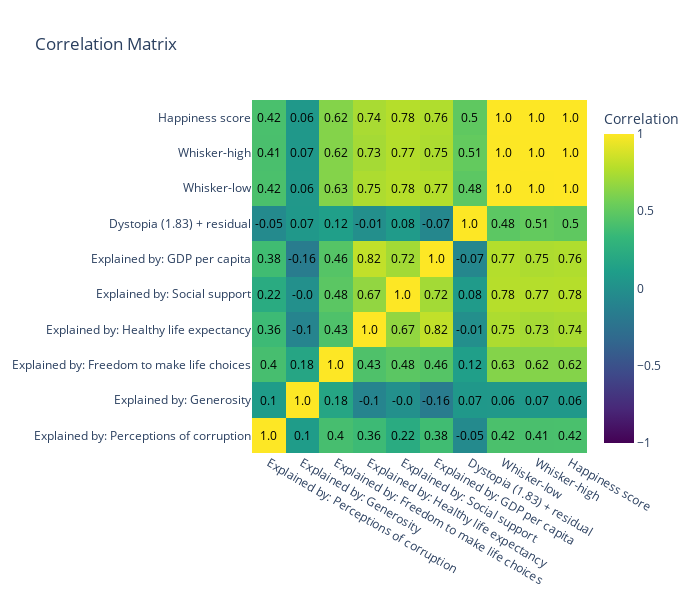

The code cell stored with this chart in its notebook:
### Code cell
# explore Pirson correlation for linear dependecies between variables. 
# Since Whisker's columns related to Happiness score all of these three variable have correlation 1
# in Furhter analysis for linear models 2 of them should be eliminated
utils.build_correlation_matrix(wh_df_2022)

### Figure 1 — Plotly figure (JSON) as saved in the notebook; plotly's stock layout.template omitted (floating-point values rounded to 4 significant figures)
{"data": [{"colorbar": {"title": {"text": "Correlation"}}, "colorscale": [[0, "#440154"], [0.1111, "#482878"], [0.2222, "#3e4989"], [0.3333, "#31688e"], [0.4444, "#26828e"], [0.5556, "#1f9e89"], [0.6667, "#35b779"], [0.7778, "#6ece58"], [0.8889, "#b5de2b"], [1, "#fde725"]], "hovertemplate": "Correlation: %{text}<extra></extra>", "showscale": true, "text": [[1, 1, 1, 0.5, 0.76, 0.78, 0.74, 0.62, 0.06, 0.42], [1, 1, 1, 0.51, 0.75, 0.77, 0.73, 0.62, 0.07, 0.41], [1, 1, 1, 0.48, 0.77, 0.78, 0.75, 0.63, 0.06, 0.42], [0.5, 0.51, 0.48, 1, -0.07, 0.08, -0.01, 0.12, 0.07, -0.05], [0.76, 0.75, 0.77, -0.07, 1, 0.72, 0.82, 0.46, -0.16, 0.38], [0.78, 0.77, 0.78, 0.08, 0.72, 1, 0.67, 0.48, 0, 0.22], [0.74, 0.73, 0.75, -0.01, 0.82, 0.67, 1, 0.43, -0.1, 0.36], [0.62, 0.62, 0.63, 0.12, 0.46, 0.48, 0.43, 1, 0.18, 0.4], [0.06, 0.07, 0.06, 0.07, -0.16, 0, -0.1, 0.18, 1, 0.1], [0.42, 0.41, 0.42, -0.05, 0.38, 0.22, 0.36, 0.4, 0.1, 1]], "type": "heatmap", "x": ["Happiness score", "Whisker-high", "Whisker-low", "Dystopia (1.83) + residual", "Explained by: GDP per capita", "Explained by: Social support", "Explained by: Healthy life expectancy", "Explained by: Freedom to make life choices", "Explained by: Generosity", "Explained by: Perceptions of corruption"], "y": ["Happiness score", "Whisker-high", "Whisker-low", "Dystopia (1.83) + residual", "Explained by: GDP per capita", "Explained by: Social support", "Explained by: Healthy life expectancy", "Explained by: Freedom to make life choices", "Explained by: Generosity", "Explained by: Perceptions of corruption"], "z": [[1, 0.9993, 0.9994, 0.499, 0.7637, 0.7779, 0.7403, 0.6248, 0.06378, 0.4162], [0.9993, 1, 0.9974, 0.5141, 0.7521, 0.7734, 0.7276, 0.6229, 0.06573, 0.4137], [0.9994, 0.9974, 1, 0.4838, 0.7738, 0.7813, 0.7515, 0.6259, 0.06182, 0.4182], [0.499, 0.5141, 0.4838, 1, -0.07342, 0.08361, -0.006886, 0.1177, 0.06692, -0.05108], [0.7637, 0.7521, 0.7738, -0.07342, 1, 0.7224, 0.8154, 0.4586, -0.1645, 0.3776], [0.7779, 0.7734, 0.7813, 0.08361, 0.7224, 1, 0.6668, 0.4805, -0.002339, 0.2234], [0.7403, 0.7276, 0.7515, -0.006886, 0.8154, 0.6668, 1, 0.4332, -0.09813, 0.3626], [0.6248, 0.6229, 0.6259, 0.1177, 0.4586, 0.4805, 0.4332, 1, 0.1768, 0.4025], [0.06378, 0.06573, 0.06182, 0.06692, -0.1645, -0.002339, -0.09813, 0.1768, 1, 0.09611], [0.4162, 0.4137, 0.4182, -0.05108, 0.3776, 0.2234, 0.3626, 0.4025, 0.09611, 1]], "zmax": 1, "zmin": -1}], "layout": {"annotations": [{"font": {"color": "black", "size": 12}, "showarrow": false, "text": "1.0", "x": "Happiness score", "xref": "x", "y": "Happiness score", "yref": "y"}, {"font": {"color": "black", "size": 12}, "showarrow": false, "text": "1.0", "x": "Whisker-high", "xref": "x", "y": "Happiness score", "yref": "y"}, {"font": {"color": "black", "size": 12}, "showarrow": false, "text": "1.0", "x": "Whisker-low", "xref": "x", "y": "Happiness score", "yref": "y"}, {"font": {"color": "black", "size": 12}, "showarrow": false, "text": "0.5", "x": "Dystopia (1.83) + residual", "xref": "x", "y": "Happiness score", "yref": "y"}, {"font": {"color": "black", "size": 12}, "showarrow": false, "text": "0.76", "x": "Explained by: GDP per capita", "xref": "x", "y": "Happiness score", "yref": "y"}, {"font": {"color": "black", "size": 12}, "showarrow": false, "text": "0.78", "x": "Explained by: Social support", "xref": "x", "y": "Happiness score", "yref": "y"}, {"font": {"color": "black", "size": 12}, "showarrow": false, "text": "0.74", "x": "Explained by: Healthy life expectancy", "xref": "x", "y": "Happiness score", "yref": "y"}, {"font": {"color": "black", "size": 12}, "showarrow": false, "text": "0.62", "x": "Explained by: Freedom to make life choices", "xref": "x", "y": "Happiness score", "yref": "y"}, {"font": {"color": "black", "size": 12}, "showarrow": false, "text": "0.06", "x": "Explained by: Generosity", "xref": "x", "y": "Happiness score", "yref": "y"}, {"font": {"color": "black", "size": 12}, "showarrow": false, "text": "0.42", "x": "Explained by: Perceptions of corruption", "xref": "x", "y": "Happiness score", "yref": "y"}, {"font": {"color": "black", "size": 12}, "showarrow": false, "text": "1.0", "x": "Happiness score", "xref": "x", "y": "Whisker-high", "yref": "y"}, {"font": {"color": "black", "size": 12}, "showarrow": false, "text": "1.0", "x": "Whisker-high", "xref": "x", "y": "Whisker-high", "yref": "y"}, {"font": {"color": "black", "size": 12}, "showarrow": false, "text": "1.0", "x": "Whisker-low", "xref": "x", "y": "Whisker-high", "yref": "y"}, {"font": {"color": "black", "size": 12}, "showarrow": false, "text": "0.51", "x": "Dystopia (1.83) + residual", "xref": "x", "y": "Whisker-high", "yref": "y"}, {"font": {"color": "black", "size": 12}, "showarrow": false, "text": "0.75", "x": "Explained by: GDP per capita", "xref": "x", "y": "Whisker-high", "yref": "y"}, {"font": {"color": "black", "size": 12}, "showarrow": false, "text": "0.77", "x": "Explained by: Social support", "xref": "x", "y": "Whisker-high", "yref": "y"}, {"font": {"color": "black", "size": 12}, "showarrow": false, "text": "0.73", "x": "Explained by: Healthy life expectancy", "xref": "x", "y": "Whisker-high", "yref": "y"}, {"font": {"color": "black", "size": 12}, "showarrow": false, "text": "0.62", "x": "Explained by: Freedom to make life choices", "xref": "x", "y": "Whisker-high", "yref": "y"}, {"font": {"color": "black", "size": 12}, "showarrow": false, "text": "0.07", "x": "Explained by: Generosity", "xref": "x", "y": "Whisker-high", "yref": "y"}, {"font": {"color": "black", "size": 12}, "showarrow": false, "text": "0.41", "x": "Explained by: Perceptions of corruption", "xref": "x", "y": "Whisker-high", "yref": "y"}, {"font": {"color": "black", "size": 12}, "showarrow": false, "text": "1.0", "x": "Happiness score", "xref": "x", "y": "Whisker-low", "yref": "y"}, {"font": {"color": "black", "size": 12}, "showarrow": false, "text": "1.0", "x": "Whisker-high", "xref": "x", "y": "Whisker-low", "yref": "y"}, {"font": {"color": "black", "size": 12}, "showarrow": false, "text": "1.0", "x": "Whisker-low", "xref": "x", "y": "Whisker-low", "yref": "y"}, {"font": {"color": "black", "size": 12}, "showarrow": false, "text": "0.48", "x": "Dystopia (1.83) + residual", "xref": "x", "y": "Whisker-low", "yref": "y"}, {"font": {"color": "black", "size": 12}, "showarrow": false, "text": "0.77", "x": "Explained by: GDP per capita", "xref": "x", "y": "Whisker-low", "yref": "y"}, {"font": {"color": "black", "size": 12}, "showarrow": false, "text": "0.78", "x": "Explained by: Social support", "xref": "x", "y": "Whisker-low", "yref": "y"}, {"font": {"color": "black", "size": 12}, "showarrow": false, "text": "0.75", "x": "Explained by: Healthy life expectancy", "xref": "x", "y": "Whisker-low", "yref": "y"}, {"font": {"color": "black", "size": 12}, "showarrow": false, "text": "0.63", "x": "Explained by: Freedom to make life choices", "xref": "x", "y": "Whisker-low", "yref": "y"}, {"font": {"color": "black", "size": 12}, "showarrow": false, "text": "0.06", "x": "Explained by: Generosity", "xref": "x", "y": "Whisker-low", "yref": "y"}, {"font": {"color": "black", "size": 12}, "showarrow": false, "text": "0.42", "x": "Explained by: Perceptions of corruption", "xref": "x", "y": "Whisker-low", "yref": "y"}, {"font": {"color": "black", "size": 12}, "showarrow": false, "text": "0.5", "x": "Happiness score", "xref": "x", "y": "Dystopia (1.83) + residual", "yref": "y"}, {"font": {"color": "black", "size": 12}, "showarrow": false, "text": "0.51", "x": "Whisker-high", "xref": "x", "y": "Dystopia (1.83) + residual", "yref": "y"}, {"font": {"color": "black", "size": 12}, "showarrow": false, "text": "0.48", "x": "Whisker-low", "xref": "x", "y": "Dystopia (1.83) + residual", "yref": "y"}, {"font": {"color": "black", "size": 12}, "showarrow": false, "text": "1.0", "x": "Dystopia (1.83) + residual", "xref": "x", "y": "Dystopia (1.83) + residual", "yref": "y"}, {"font": {"color": "black", "size": 12}, "showarrow": false, "text": "-0.07", "x": "Explained by: GDP per capita", "xref": "x", "y": "Dystopia (1.83) + residual", "yref": "y"}, {"font": {"color": "black", "size": 12}, "showarrow": false, "text": "0.08", "x": "Explained by: Social support", "xref": "x", "y": "Dystopia (1.83) + residual", "yref": "y"}, {"font": {"color": "black", "size": 12}, "showarrow": false, "text": "-0.01", "x": "Explained by: Healthy life expectancy", "xref": "x", "y": "Dystopia (1.83) + residual", "yref": "y"}, {"font": {"color": "black", "size": 12}, "showarrow": false, "text": "0.12", "x": "Explained by: Freedom to make life choices", "xref": "x", "y": "Dystopia (1.83) + residual", "yref": "y"}, {"font": {"color": "black", "size": 12}, "showarrow": false, "text": "0.07", "x": "Explained by: Generosity", "xref": "x", "y": "Dystopia (1.83) + residual", "yref": "y"}, {"font": {"color": "black", "size": 12}, "showarrow": false, "text": "-0.05", "x": "Explained by: Perceptions of corruption", "xref": "x", "y": "Dystopia (1.83) + residual", "yref": "y"}, {"font": {"color": "black", "size": 12}, "showarrow": false, "text": "0.76", "x": "Happiness score", "xref": "x", "y": "Explained by: GDP per capita", "yref": "y"}, {"font": {"color": "black", "size": 12}, "showarrow": false, "text": "0.75", "x": "Whisker-high", "xref": "x", "y": "Explained by: GDP per capita", "yref": "y"}, {"font": {"color": "black", "size": 12}, "showarrow": false, "text": "0.77", "x": "Whisker-low", "xref": "x", "y": "Explained by: GDP per capita", "yref": "y"}, {"font": {"color": "black", "size": 12}, "showarrow": false, "text": "-0.07", "x": "Dystopia (1.83) + residual", "xref": "x", "y": "Explained by: GDP per capita", "yref": "y"}, {"font": {"color": "black", "size": 12}, "showarrow": false, "text": "1.0", "x": "Explained by: GDP per capita", "xref": "x", "y": "Explained by: GDP per capita", "yref": "y"}, {"font": {"color": "black", "size": 12}, "showarrow": false, "text": "0.72", "x": "Explained by: Social support", "xref": "x", "y": "Explained by: GDP per capita", "yref": "y"}, {"font": {"color": "black", "size": 12}, "showarrow": false, "text": "0.82", "x": "Explained by: Healthy life expectancy", "xref": "x", "y": "Explained by: GDP per capita", "yref": "y"}, {"font": {"color": "black", "size": 12}, "showarrow": false, "text": "0.46", "x": "Explained by: Freedom to make life choices", "xref": "x", "y": "Explained by: GDP per capita", "yref": "y"}, {"font": {"color": "black", "size": 12}, "showarrow": false, "text": "-0.16", "x": "Explained by: Generosity", "xref": "x", "y": "Explained by: GDP per capita", "yref": "y"}, {"font": {"color": "black", "size": 12}, "showarrow": false, "text": "0.38", "x": "Explained by: Perceptions of corruption", "xref": "x", "y": "Explained by: GDP per capita", "yref": "y"}, {"font": {"color": "black", "size": 12}, "showarrow": false, "text": "0.78", "x": "Happiness score", "xref": "x", "y": "Explained by: Social support", "yref": "y"}, {"font": {"color": "black", "size": 12}, "showarrow": false, "text": "0.77", "x": "Whisker-high", "xref": "x", "y": "Explained by: Social support", "yref": "y"}, {"font": {"color": "black", "size": 12}, "showarrow": false, "text": "0.78", "x": "Whisker-low", "xref": "x", "y": "Explained by: Social support", "yref": "y"}, {"font": {"color": "black", "size": 12}, "showarrow": false, "text": "0.08", "x": "Dystopia (1.83) + residual", "xref": "x", "y": "Explained by: Social support", "yref": "y"}, {"font": {"color": "black", "size": 12}, "showarrow": false, "text": "0.72", "x": "Explained by: GDP per capita", "xref": "x", "y": "Explained by: Social support", "yref": "y"}, {"font": {"color": "black", "size": 12}, "showarrow": false, "text": "1.0", "x": "Explained by: Social support", "xref": "x", "y": "Explained by: Social support", "yref": "y"}, {"font": {"color": "black", "size": 12}, "showarrow": false, "text": "0.67", "x": "Explained by: Healthy life expectancy", "xref": "x", "y": "Explained by: Social support", "yref": "y"}, {"font": {"color": "black", "size": 12}, "showarrow": false, "text": "0.48", "x": "Explained by: Freedom to make life choices", "xref": "x", "y": "Explained by: Social support", "yref": "y"}, {"font": {"color": "black", "size": 12}, "showarrow": false, "text": "-0.0", "x": "Explained by: Generosity", "xref": "x", "y": "Explained by: Social support", "yref": "y"}, {"font": {"color": "black", "size": 12}, "showarrow": false, "text": "0.22", "x": "Explained by: Perceptions of corruption", "xref": "x", "y": "Explained by: Social support", "yref": "y"}, {"font": {"color": "black", "size": 12}, "showarrow": false, "text": "0.74", "x": "Happiness score", "xref": "x", "y": "Explained by: Healthy life expectancy", "yref": "y"}, {"font": {"color": "black", "size": 12}, "showarrow": false, "text": "0.73", "x": "Whisker-high", "xref": "x", "y": "Explained by: Healthy life expectancy", "yref": "y"}, {"font": {"color": "black", "size": 12}, "showarrow": false, "text": "0.75", "x": "Whisker-low", "xref": "x", "y": "Explained by: Healthy life expectancy", "yref": "y"}, {"font": {"color": "black", "size": 12}, "showarrow": false, "text": "-0.01", "x": "Dystopia (1.83) + residual", "xref": "x", "y": "Explained by: Healthy life expectancy", "yref": "y"}, {"font": {"color": "black", "size": 12}, "showarrow": false, "text": "0.82", "x": "Explained by: GDP per capita", "xref": "x", "y": "Explained by: Healthy life expectancy", "yref": "y"}, {"font": {"color": "black", "size": 12}, "showarrow": false, "text": "0.67", "x": "Explained by: Social support", "xref": "x", "y": "Explained by: Healthy life expectancy", "yref": "y"}, {"font": {"color": "black", "size": 12}, "showarrow": false, "text": "1.0", "x": "Explained by: Healthy life expectancy", "xref": "x", "y": "Explained by: Healthy life expectancy", "yref": "y"}, {"font": {"color": "black", "size": 12}, "showarrow": false, "text": "0.43", "x": "Explained by: Freedom to make life choices", "xref": "x", "y": "Explained by: Healthy life expectancy", "yref": "y"}, {"font": {"color": "black", "size": 12}, "showarrow": false, "text": "-0.1", "x": "Explained by: Generosity", "xref": "x", "y": "Explained by: Healthy life expectancy", "yref": "y"}, {"font": {"color": "black", "size": 12}, "showarrow": false, "text": "0.36", "x": "Explained by: Perceptions of corruption", "xref": "x", "y": "Explained by: Healthy life expectancy", "yref": "y"}, {"font": {"color": "black", "size": 12}, "showarrow": false, "text": "0.62", "x": "Happiness score", "xref": "x", "y": "Explained by: Freedom to make life choices", "yref": "y"}, {"font": {"color": "black", "size": 12}, "showarrow": false, "text": "0.62", "x": "Whisker-high", "xref": "x", "y": "Explained by: Freedom to make life choices", "yref": "y"}, {"font": {"color": "black", "size": 12}, "showarrow": false, "text": "0.63", "x": "Whisker-low", "xref": "x", "y": "Explained by: Freedom to make life choices", "yref": "y"}, {"font": {"color": "black", "size": 12}, "showarrow": false, "text": "0.12", "x": "Dystopia (1.83) + residual", "xref": "x", "y": "Explained by: Freedom to make life choices", "yref": "y"}, {"font": {"color": "black", "size": 12}, "showarrow": false, "text": "0.46", "x": "Explained by: GDP per capita", "xref": "x", "y": "Explained by: Freedom to make life choices", "yref": "y"}, {"font": {"color": "black", "size": 12}, "showarrow": false, "text": "0.48", "x": "Explained by: Social support", "xref": "x", "y": "Explained by: Freedom to make life choices", "yref": "y"}, {"font": {"color": "black", "size": 12}, "showarrow": false, "text": "0.43", "x": "Explained by: Healthy life expectancy", "xref": "x", "y": "Explained by: Freedom to make life choices", "yref": "y"}, {"font": {"color": "black", "size": 12}, "showarrow": false, "text": "1.0", "x": "Explained by: Freedom to make life choices", "xref": "x", "y": "Explained by: Freedom to make life choices", "yref": "y"}, {"font": {"color": "black", "size": 12}, "showarrow": false, "text": "0.18", "x": "Explained by: Generosity", "xref": "x", "y": "Explained by: Freedom to make life choices", "yref": "y"}, {"font": {"color": "black", "size": 12}, "showarrow": false, "text": "0.4", "x": "Explained by: Perceptions of corruption", "xref": "x", "y": "Explained by: Freedom to make life choices", "yref": "y"}, {"font": {"color": "black", "size": 12}, "showarrow": false, "text": "0.06", "x": "Happiness score", "xref": "x", "y": "Explained by: Generosity", "yref": "y"}, {"font": {"color": "black", "size": 12}, "showarrow": false, "text": "0.07", "x": "Whisker-high", "xref": "x", "y": "Explained by: Generosity", "yref": "y"}, {"font": {"color": "black", "size": 12}, "showarrow": false, "text": "0.06", "x": "Whisker-low", "xref": "x", "y": "Explained by: Generosity", "yref": "y"}, {"font": {"color": "black", "size": 12}, "showarrow": false, "text": "0.07", "x": "Dystopia (1.83) + residual", "xref": "x", "y": "Explained by: Generosity", "yref": "y"}, {"font": {"color": "black", "size": 12}, "showarrow": false, "text": "-0.16", "x": "Explained by: GDP per capita", "xref": "x", "y": "Explained by: Generosity", "yref": "y"}, {"font": {"color": "black", "size": 12}, "showarrow": false, "text": "-0.0", "x": "Explained by: Social support", "xref": "x", "y": "Explained by: Generosity", "yref": "y"}, {"font": {"color": "black", "size": 12}, "showarrow": false, "text": "-0.1", "x": "Explained by: Healthy life expectancy", "xref": "x", "y": "Explained by: Generosity", "yref": "y"}, {"font": {"color": "black", "size": 12}, "showarrow": false, "text": "0.18", "x": "Explained by: Freedom to make life choices", "xref": "x", "y": "Explained by: Generosity", "yref": "y"}, {"font": {"color": "black", "size": 12}, "showarrow": false, "text": "1.0", "x": "Explained by: Generosity", "xref": "x", "y": "Explained by: Generosity", "yref": "y"}, {"font": {"color": "black", "size": 12}, "showarrow": false, "text": "0.1", "x": "Explained by: Perceptions of corruption", "xref": "x", "y": "Explained by: Generosity", "yref": "y"}, {"font": {"color": "black", "size": 12}, "showarrow": false, "text": "0.42", "x": "Happiness score", "xref": "x", "y": "Explained by: Perceptions of corruption", "yref": "y"}, {"font": {"color": "black", "size": 12}, "showarrow": false, "text": "0.41", "x": "Whisker-high", "xref": "x", "y": "Explained by: Perceptions of corruption", "yref": "y"}, {"font": {"color": "black", "size": 12}, "showarrow": false, "text": "0.42", "x": "Whisker-low", "xref": "x", "y": "Explained by: Perceptions of corruption", "yref": "y"}, {"font": {"color": "black", "size": 12}, "showarrow": false, "text": "-0.05", "x": "Dystopia (1.83) + residual", "xref": "x", "y": "Explained by: Perceptions of corruption", "yref": "y"}, {"font": {"color": "black", "size": 12}, "showarrow": false, "text": "0.38", "x": "Explained by: GDP per capita", "xref": "x", "y": "Explained by: Perceptions of corruption", "yref": "y"}, {"font": {"color": "black", "size": 12}, "showarrow": false, "text": "0.22", "x": "Explained by: Social support", "xref": "x", "y": "Explained by: Perceptions of corruption", "yref": "y"}, {"font": {"color": "black", "size": 12}, "showarrow": false, "text": "0.36", "x": "Explained by: Healthy life expectancy", "xref": "x", "y": "Explained by: Perceptions of corruption", "yref": "y"}, {"font": {"color": "black", "size": 12}, "showarrow": false, "text": "0.4", "x": "Explained by: Freedom to make life choices", "xref": "x", "y": "Explained by: Perceptions of corruption", "yref": "y"}, {"font": {"color": "black", "size": 12}, "showarrow": false, "text": "0.1", "x": "Explained by: Generosity", "xref": "x", "y": "Explained by: Perceptions of corruption", "yref": "y"}, {"font": {"color": "black", "size": 12}, "showarrow": false, "text": "1.0", "x": "Explained by: Perceptions of corruption", "xref": "x", "y": "Explained by: Perceptions of corruption", "yref": "y"}], "height": 600, "title": {"text": "Correlation Matrix"}, "width": 700, "xaxis": {"autorange": "reversed", "showgrid": false}, "yaxis": {"autorange": "reversed", "showgrid": false}}}
